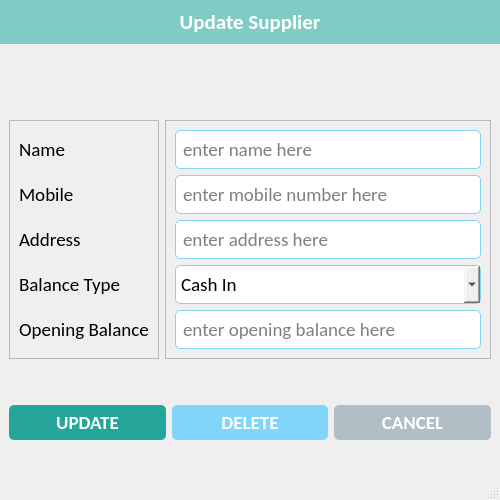
<?xml version="1.0" encoding="UTF-8"?>
<ui version="4.0">
 <class>UpdateSupplierWindow</class>
 <widget class="QMainWindow" name="UpdateSupplierWindow">
  <property name="geometry">
   <rect>
    <x>0</x>
    <y>0</y>
    <width>500</width>
    <height>500</height>
   </rect>
  </property>
  <property name="minimumSize">
   <size>
    <width>500</width>
    <height>500</height>
   </size>
  </property>
  <property name="maximumSize">
   <size>
    <width>500</width>
    <height>500</height>
   </size>
  </property>
  <property name="windowTitle">
   <string>Update Supplier</string>
  </property>
  <property name="windowIcon">
   <iconset resource="../resources.qrc">
    <normaloff>:/icons/assets/icons/logo.png</normaloff>:/icons/assets/icons/logo.png</iconset>
  </property>
  <property name="iconSize">
   <size>
    <width>32</width>
    <height>32</height>
   </size>
  </property>
  <widget class="QWidget" name="centralwidget">
   <property name="styleSheet">
    <string notr="true">#label_widget {
	background-color: #80cbc4;
}

#label_5 {
	color: #fff;
}

#btn_save {
	background-color: #26a69a;
	border-radius: 5px;
	padding: 5px 0px;
	color: white;
}

#btn_delete {
	background-color: #81d4fa;
	border-radius: 5px;
	padding: 5px 0px;
	color: white;
}

#btn_cancel {
	background-color: #b0bec5;
	border-radius: 5px;
	padding: 5px 0px;
	color: white;
}

QLineEdit {
	border-radius: 5px;
	padding: 5px 5px;
	border: 1px solid #81d4fa;
}

QComboBox {
	border-radius: 5px;
	padding: 5px 5px;
	border: 1px solid #81d4fa;
}</string>
   </property>
   <layout class="QVBoxLayout" name="verticalLayout_4">
    <property name="spacing">
     <number>0</number>
    </property>
    <property name="leftMargin">
     <number>0</number>
    </property>
    <property name="topMargin">
     <number>0</number>
    </property>
    <property name="rightMargin">
     <number>0</number>
    </property>
    <property name="bottomMargin">
     <number>0</number>
    </property>
    <item alignment="Qt::AlignTop">
     <widget class="QWidget" name="label_widget" native="true">
      <layout class="QVBoxLayout" name="verticalLayout_3">
       <item alignment="Qt::AlignTop">
        <widget class="QLabel" name="label_5">
         <property name="font">
          <font>
           <family>Calibri</family>
           <pointsize>16</pointsize>
           <weight>75</weight>
           <bold>true</bold>
          </font>
         </property>
         <property name="text">
          <string>Update Supplier</string>
         </property>
         <property name="alignment">
          <set>Qt::AlignCenter</set>
         </property>
         <property name="margin">
          <number>10</number>
         </property>
        </widget>
       </item>
      </layout>
     </widget>
    </item>
    <item>
     <widget class="QWidget" name="details_widget" native="true">
      <layout class="QHBoxLayout" name="horizontalLayout">
       <item>
        <widget class="QFrame" name="lbl_frame">
         <property name="frameShape">
          <enum>QFrame::StyledPanel</enum>
         </property>
         <property name="frameShadow">
          <enum>QFrame::Raised</enum>
         </property>
         <layout class="QVBoxLayout" name="verticalLayout_2">
          <item>
           <widget class="QLabel" name="lbl_name">
            <property name="font">
             <font>
              <family>Calibri</family>
              <pointsize>14</pointsize>
             </font>
            </property>
            <property name="text">
             <string>Name</string>
            </property>
           </widget>
          </item>
          <item>
           <widget class="QLabel" name="lbl_mobile">
            <property name="font">
             <font>
              <family>Calibri</family>
              <pointsize>14</pointsize>
             </font>
            </property>
            <property name="text">
             <string>Mobile</string>
            </property>
           </widget>
          </item>
          <item>
           <widget class="QLabel" name="lbl_address">
            <property name="font">
             <font>
              <family>Calibri</family>
              <pointsize>14</pointsize>
             </font>
            </property>
            <property name="text">
             <string>Address</string>
            </property>
           </widget>
          </item>
          <item>
           <widget class="QLabel" name="lbl_balance_type">
            <property name="font">
             <font>
              <family>Calibri</family>
              <pointsize>14</pointsize>
             </font>
            </property>
            <property name="text">
             <string>Balance Type</string>
            </property>
           </widget>
          </item>
          <item>
           <widget class="QLabel" name="lbl_balance">
            <property name="font">
             <font>
              <family>Calibri</family>
              <pointsize>14</pointsize>
             </font>
            </property>
            <property name="text">
             <string>Opening Balance</string>
            </property>
           </widget>
          </item>
         </layout>
        </widget>
       </item>
       <item>
        <widget class="QFrame" name="lbl_inputs">
         <property name="frameShape">
          <enum>QFrame::StyledPanel</enum>
         </property>
         <property name="frameShadow">
          <enum>QFrame::Raised</enum>
         </property>
         <layout class="QVBoxLayout" name="verticalLayout">
          <item>
           <widget class="QLineEdit" name="txt_name">
            <property name="font">
             <font>
              <family>Calibri</family>
              <pointsize>14</pointsize>
             </font>
            </property>
            <property name="placeholderText">
             <string>enter name here</string>
            </property>
           </widget>
          </item>
          <item>
           <widget class="QLineEdit" name="txt_phone">
            <property name="font">
             <font>
              <family>Calibri</family>
              <pointsize>14</pointsize>
             </font>
            </property>
            <property name="placeholderText">
             <string>enter mobile number here</string>
            </property>
           </widget>
          </item>
          <item>
           <widget class="QLineEdit" name="txt_address">
            <property name="font">
             <font>
              <family>Calibri</family>
              <pointsize>14</pointsize>
             </font>
            </property>
            <property name="placeholderText">
             <string>enter address here</string>
            </property>
           </widget>
          </item>
          <item>
           <widget class="QComboBox" name="balance_type">
            <property name="font">
             <font>
              <family>Calibri</family>
              <pointsize>14</pointsize>
             </font>
            </property>
            <item>
             <property name="text">
              <string>Cash In</string>
             </property>
            </item>
            <item>
             <property name="text">
              <string>Cash Out</string>
             </property>
            </item>
           </widget>
          </item>
          <item>
           <widget class="QLineEdit" name="txt_balance">
            <property name="font">
             <font>
              <family>Calibri</family>
              <pointsize>14</pointsize>
             </font>
            </property>
            <property name="placeholderText">
             <string>enter opening balance here</string>
            </property>
           </widget>
          </item>
         </layout>
        </widget>
       </item>
      </layout>
     </widget>
    </item>
    <item>
     <widget class="QWidget" name="bottom_widget" native="true">
      <layout class="QHBoxLayout" name="horizontalLayout_2">
       <item>
        <widget class="QPushButton" name="btn_save">
         <property name="font">
          <font>
           <family>Calibri</family>
           <pointsize>14</pointsize>
           <weight>75</weight>
           <bold>true</bold>
          </font>
         </property>
         <property name="text">
          <string>UPDATE</string>
         </property>
         <property name="icon">
          <iconset resource="../resources.qrc">
           <normaloff>:/icons/assets/icons/save.png</normaloff>:/icons/assets/icons/save.png</iconset>
         </property>
         <property name="iconSize">
          <size>
           <width>32</width>
           <height>32</height>
          </size>
         </property>
        </widget>
       </item>
       <item>
        <widget class="QPushButton" name="btn_delete">
         <property name="font">
          <font>
           <family>Calibri</family>
           <pointsize>14</pointsize>
           <weight>75</weight>
           <bold>true</bold>
          </font>
         </property>
         <property name="text">
          <string>DELETE</string>
         </property>
         <property name="icon">
          <iconset resource="../resources.qrc">
           <normaloff>:/icons/assets/icons/clear.png</normaloff>:/icons/assets/icons/clear.png</iconset>
         </property>
         <property name="iconSize">
          <size>
           <width>32</width>
           <height>32</height>
          </size>
         </property>
        </widget>
       </item>
       <item>
        <widget class="QPushButton" name="btn_cancel">
         <property name="font">
          <font>
           <family>Calibri</family>
           <pointsize>14</pointsize>
           <weight>75</weight>
           <bold>true</bold>
          </font>
         </property>
         <property name="text">
          <string>CANCEL</string>
         </property>
         <property name="icon">
          <iconset resource="../resources.qrc">
           <normaloff>:/icons/assets/icons/close.png</normaloff>:/icons/assets/icons/close.png</iconset>
         </property>
         <property name="iconSize">
          <size>
           <width>32</width>
           <height>32</height>
          </size>
         </property>
        </widget>
       </item>
      </layout>
     </widget>
    </item>
   </layout>
  </widget>
  <widget class="QStatusBar" name="statusbar"/>
 </widget>
 <resources>
  <include location="../resources.qrc"/>
 </resources>
 <connections/>
</ui>
